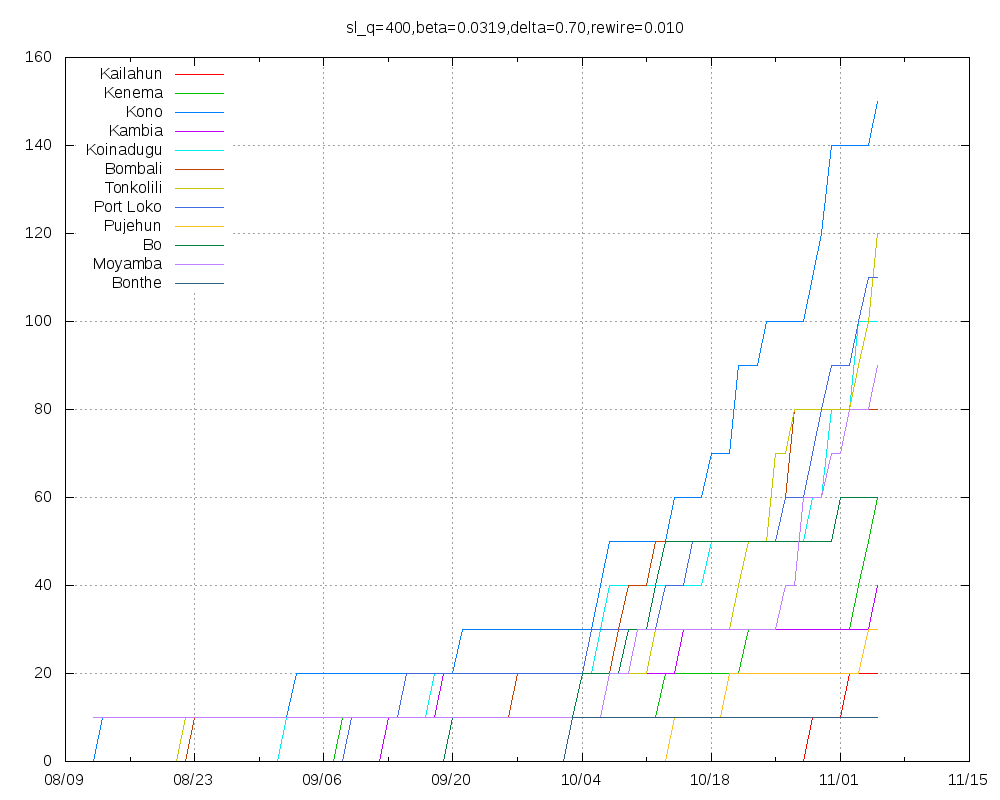

The gnuplot source for this figure:
set title "sl_q=400,beta=0.0319,delta=0.70,rewire=0.010"
set key top left
set grid
set xdata time
set timefmt "%Y-%m-%d"
set terminal png size 1000,800
set output "sl_q=400,beta=0.0319,delta=0.70,rewire=0.010.png"
plot "Kailahun.tab" using 1:2 title "Kailahun" with lines,"Kenema.tab" using 1:2 title "Kenema" with lines,"Kono.tab" using 1:2 title "Kono" with lines,"Kambia.tab" using 1:2 title "Kambia" with lines,"Koinadugu.tab" using 1:2 title "Koinadugu" with lines,"Bombali.tab" using 1:2 title "Bombali" with lines,"Tonkolili.tab" using 1:2 title "Tonkolili" with lines,"Port_Loko.tab" using 1:2 title "Port Loko" with lines,"Pujehun.tab" using 1:2 title "Pujehun" with lines,"Bo.tab" using 1:2 title "Bo" with lines,"Moyamba.tab" using 1:2 title "Moyamba" with lines,"Bonthe.tab" using 1:2 title "Bonthe" with lines
